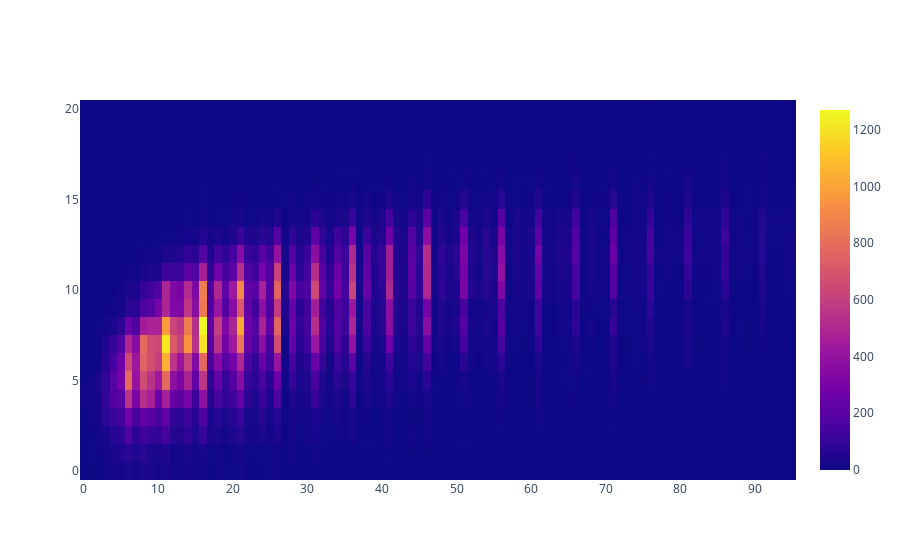

Notebook code cell kept with this figure:
### Code cell
df = reviews.assign(n=0).groupby(['points', 'price'])['n'].count().reset_index() 

df = df[df["price"] < 100]
v = df.pivot(index='points', columns='price', values='n').fillna(0).values.tolist() 
iplot([go.Heatmap(z=v)])

### Figure 1 — Plotly figure (JSON) as saved in the notebook; plotly's stock layout.template omitted (floating-point values rounded to 4 significant figures; data arrays with more than 128 entries replaced by an {"elided": "..."} marker saying what was removed)
{"data": [{"type": "heatmap", "z": {"elided": "21x96 int values"}}], "layout": {}}
